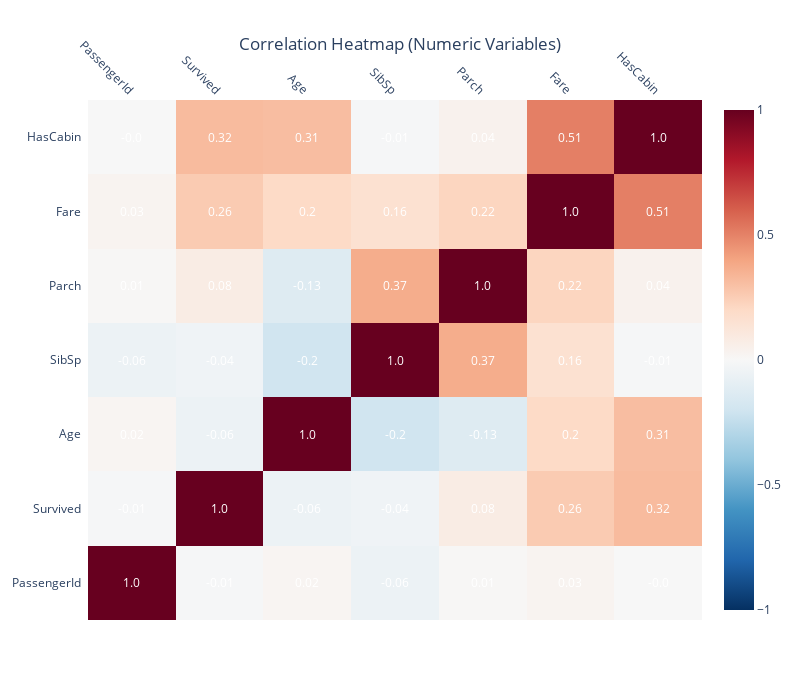

The code cell stored with this chart in its notebook:
### Markdown cell above
I used a correlation heatmap to check which factors lined up the most with survival. The results show that sex, passenger class, and fare had the strongest connections, while age mattered but not as much. Put simply, being female and wealthy gave you a big advantage, and being younger helped too, especially for kids.

### Code cell
# Select numeric columns
numeric_df = df.select_dtypes(include=[np.number])

if not numeric_df.empty:
    corr = numeric_df.corr(numeric_only=True)

    # Create annotated heatmap
    fig = ff.create_annotated_heatmap(
        z=corr.values.round(2),   # round to 2 decimals
        x=list(corr.columns),
        y=list(corr.index),
        annotation_text=corr.round(2).values,
        colorscale="RdBu_r",
        showscale=True,
        zmid=0  # center around 0 correlation
    )

    fig.update_layout(
        title="Correlation Heatmap (Numeric Variables)",
        title_x=0.5,
        width=800,
        height=700,
        xaxis=dict(tickangle=45)
    )

    fig.show()
else:
    print("Skipping Plot 5: no numeric columns available.")

### Figure 1 — Plotly figure (JSON) as saved in the notebook; plotly's stock layout.template omitted (floating-point values rounded to 4 significant figures)
{"data": [{"colorscale": [[0, "rgb(5,48,97)"], [0.1, "rgb(33,102,172)"], [0.2, "rgb(67,147,195)"], [0.3, "rgb(146,197,222)"], [0.4, "rgb(209,229,240)"], [0.5, "rgb(247,247,247)"], [0.6, "rgb(253,219,199)"], [0.7, "rgb(244,165,130)"], [0.8, "rgb(214,96,77)"], [0.9, "rgb(178,24,43)"], [1, "rgb(103,0,31)"]], "reversescale": false, "showscale": true, "type": "heatmap", "x": ["PassengerId", "Survived", "Age", "SibSp", "Parch", "Fare", "HasCabin"], "y": ["PassengerId", "Survived", "Age", "SibSp", "Parch", "Fare", "HasCabin"], "z": [[1, -0.01, 0.02, -0.06, 0.01, 0.03, 0], [-0.01, 1, -0.06, -0.04, 0.08, 0.26, 0.32], [0.02, -0.06, 1, -0.2, -0.13, 0.2, 0.31], [-0.06, -0.04, -0.2, 1, 0.37, 0.16, -0.01], [0.01, 0.08, -0.13, 0.37, 1, 0.22, 0.04], [0.03, 0.26, 0.2, 0.16, 0.22, 1, 0.51], [0, 0.32, 0.31, -0.01, 0.04, 0.51, 1]], "zmid": 0}], "layout": {"annotations": [{"font": {"color": "#FFFFFF"}, "showarrow": false, "text": "1.0", "x": "PassengerId", "xref": "x", "y": "PassengerId", "yref": "y"}, {"font": {"color": "#FFFFFF"}, "showarrow": false, "text": "-0.01", "x": "Survived", "xref": "x", "y": "PassengerId", "yref": "y"}, {"font": {"color": "#FFFFFF"}, "showarrow": false, "text": "0.02", "x": "Age", "xref": "x", "y": "PassengerId", "yref": "y"}, {"font": {"color": "#FFFFFF"}, "showarrow": false, "text": "-0.06", "x": "SibSp", "xref": "x", "y": "PassengerId", "yref": "y"}, {"font": {"color": "#FFFFFF"}, "showarrow": false, "text": "0.01", "x": "Parch", "xref": "x", "y": "PassengerId", "yref": "y"}, {"font": {"color": "#FFFFFF"}, "showarrow": false, "text": "0.03", "x": "Fare", "xref": "x", "y": "PassengerId", "yref": "y"}, {"font": {"color": "#FFFFFF"}, "showarrow": false, "text": "-0.0", "x": "HasCabin", "xref": "x", "y": "PassengerId", "yref": "y"}, {"font": {"color": "#FFFFFF"}, "showarrow": false, "text": "-0.01", "x": "PassengerId", "xref": "x", "y": "Survived", "yref": "y"}, {"font": {"color": "#FFFFFF"}, "showarrow": false, "text": "1.0", "x": "Survived", "xref": "x", "y": "Survived", "yref": "y"}, {"font": {"color": "#FFFFFF"}, "showarrow": false, "text": "-0.06", "x": "Age", "xref": "x", "y": "Survived", "yref": "y"}, {"font": {"color": "#FFFFFF"}, "showarrow": false, "text": "-0.04", "x": "SibSp", "xref": "x", "y": "Survived", "yref": "y"}, {"font": {"color": "#FFFFFF"}, "showarrow": false, "text": "0.08", "x": "Parch", "xref": "x", "y": "Survived", "yref": "y"}, {"font": {"color": "#FFFFFF"}, "showarrow": false, "text": "0.26", "x": "Fare", "xref": "x", "y": "Survived", "yref": "y"}, {"font": {"color": "#FFFFFF"}, "showarrow": false, "text": "0.32", "x": "HasCabin", "xref": "x", "y": "Survived", "yref": "y"}, {"font": {"color": "#FFFFFF"}, "showarrow": false, "text": "0.02", "x": "PassengerId", "xref": "x", "y": "Age", "yref": "y"}, {"font": {"color": "#FFFFFF"}, "showarrow": false, "text": "-0.06", "x": "Survived", "xref": "x", "y": "Age", "yref": "y"}, {"font": {"color": "#FFFFFF"}, "showarrow": false, "text": "1.0", "x": "Age", "xref": "x", "y": "Age", "yref": "y"}, {"font": {"color": "#FFFFFF"}, "showarrow": false, "text": "-0.2", "x": "SibSp", "xref": "x", "y": "Age", "yref": "y"}, {"font": {"color": "#FFFFFF"}, "showarrow": false, "text": "-0.13", "x": "Parch", "xref": "x", "y": "Age", "yref": "y"}, {"font": {"color": "#FFFFFF"}, "showarrow": false, "text": "0.2", "x": "Fare", "xref": "x", "y": "Age", "yref": "y"}, {"font": {"color": "#FFFFFF"}, "showarrow": false, "text": "0.31", "x": "HasCabin", "xref": "x", "y": "Age", "yref": "y"}, {"font": {"color": "#FFFFFF"}, "showarrow": false, "text": "-0.06", "x": "PassengerId", "xref": "x", "y": "SibSp", "yref": "y"}, {"font": {"color": "#FFFFFF"}, "showarrow": false, "text": "-0.04", "x": "Survived", "xref": "x", "y": "SibSp", "yref": "y"}, {"font": {"color": "#FFFFFF"}, "showarrow": false, "text": "-0.2", "x": "Age", "xref": "x", "y": "SibSp", "yref": "y"}, {"font": {"color": "#FFFFFF"}, "showarrow": false, "text": "1.0", "x": "SibSp", "xref": "x", "y": "SibSp", "yref": "y"}, {"font": {"color": "#FFFFFF"}, "showarrow": false, "text": "0.37", "x": "Parch", "xref": "x", "y": "SibSp", "yref": "y"}, {"font": {"color": "#FFFFFF"}, "showarrow": false, "text": "0.16", "x": "Fare", "xref": "x", "y": "SibSp", "yref": "y"}, {"font": {"color": "#FFFFFF"}, "showarrow": false, "text": "-0.01", "x": "HasCabin", "xref": "x", "y": "SibSp", "yref": "y"}, {"font": {"color": "#FFFFFF"}, "showarrow": false, "text": "0.01", "x": "PassengerId", "xref": "x", "y": "Parch", "yref": "y"}, {"font": {"color": "#FFFFFF"}, "showarrow": false, "text": "0.08", "x": "Survived", "xref": "x", "y": "Parch", "yref": "y"}, {"font": {"color": "#FFFFFF"}, "showarrow": false, "text": "-0.13", "x": "Age", "xref": "x", "y": "Parch", "yref": "y"}, {"font": {"color": "#FFFFFF"}, "showarrow": false, "text": "0.37", "x": "SibSp", "xref": "x", "y": "Parch", "yref": "y"}, {"font": {"color": "#FFFFFF"}, "showarrow": false, "text": "1.0", "x": "Parch", "xref": "x", "y": "Parch", "yref": "y"}, {"font": {"color": "#FFFFFF"}, "showarrow": false, "text": "0.22", "x": "Fare", "xref": "x", "y": "Parch", "yref": "y"}, {"font": {"color": "#FFFFFF"}, "showarrow": false, "text": "0.04", "x": "HasCabin", "xref": "x", "y": "Parch", "yref": "y"}, {"font": {"color": "#FFFFFF"}, "showarrow": false, "text": "0.03", "x": "PassengerId", "xref": "x", "y": "Fare", "yref": "y"}, {"font": {"color": "#FFFFFF"}, "showarrow": false, "text": "0.26", "x": "Survived", "xref": "x", "y": "Fare", "yref": "y"}, {"font": {"color": "#FFFFFF"}, "showarrow": false, "text": "0.2", "x": "Age", "xref": "x", "y": "Fare", "yref": "y"}, {"font": {"color": "#FFFFFF"}, "showarrow": false, "text": "0.16", "x": "SibSp", "xref": "x", "y": "Fare", "yref": "y"}, {"font": {"color": "#FFFFFF"}, "showarrow": false, "text": "0.22", "x": "Parch", "xref": "x", "y": "Fare", "yref": "y"}, {"font": {"color": "#FFFFFF"}, "showarrow": false, "text": "1.0", "x": "Fare", "xref": "x", "y": "Fare", "yref": "y"}, {"font": {"color": "#FFFFFF"}, "showarrow": false, "text": "0.51", "x": "HasCabin", "xref": "x", "y": "Fare", "yref": "y"}, {"font": {"color": "#FFFFFF"}, "showarrow": false, "text": "-0.0", "x": "PassengerId", "xref": "x", "y": "HasCabin", "yref": "y"}, {"font": {"color": "#FFFFFF"}, "showarrow": false, "text": "0.32", "x": "Survived", "xref": "x", "y": "HasCabin", "yref": "y"}, {"font": {"color": "#FFFFFF"}, "showarrow": false, "text": "0.31", "x": "Age", "xref": "x", "y": "HasCabin", "yref": "y"}, {"font": {"color": "#FFFFFF"}, "showarrow": false, "text": "-0.01", "x": "SibSp", "xref": "x", "y": "HasCabin", "yref": "y"}, {"font": {"color": "#FFFFFF"}, "showarrow": false, "text": "0.04", "x": "Parch", "xref": "x", "y": "HasCabin", "yref": "y"}, {"font": {"color": "#FFFFFF"}, "showarrow": false, "text": "0.51", "x": "Fare", "xref": "x", "y": "HasCabin", "yref": "y"}, {"font": {"color": "#FFFFFF"}, "showarrow": false, "text": "1.0", "x": "HasCabin", "xref": "x", "y": "HasCabin", "yref": "y"}], "height": 700, "title": {"text": "Correlation Heatmap (Numeric Variables)", "x": 0.5}, "width": 800, "xaxis": {"autorange": true, "dtick": 1, "gridcolor": "rgb(0, 0, 0)", "range": [-0.5, 6.5], "side": "top", "tickangle": 45, "ticks": "", "type": "category"}, "yaxis": {"autorange": true, "dtick": 1, "range": [-0.5, 6.5], "ticks": "", "ticksuffix": "  ", "type": "category"}}}
